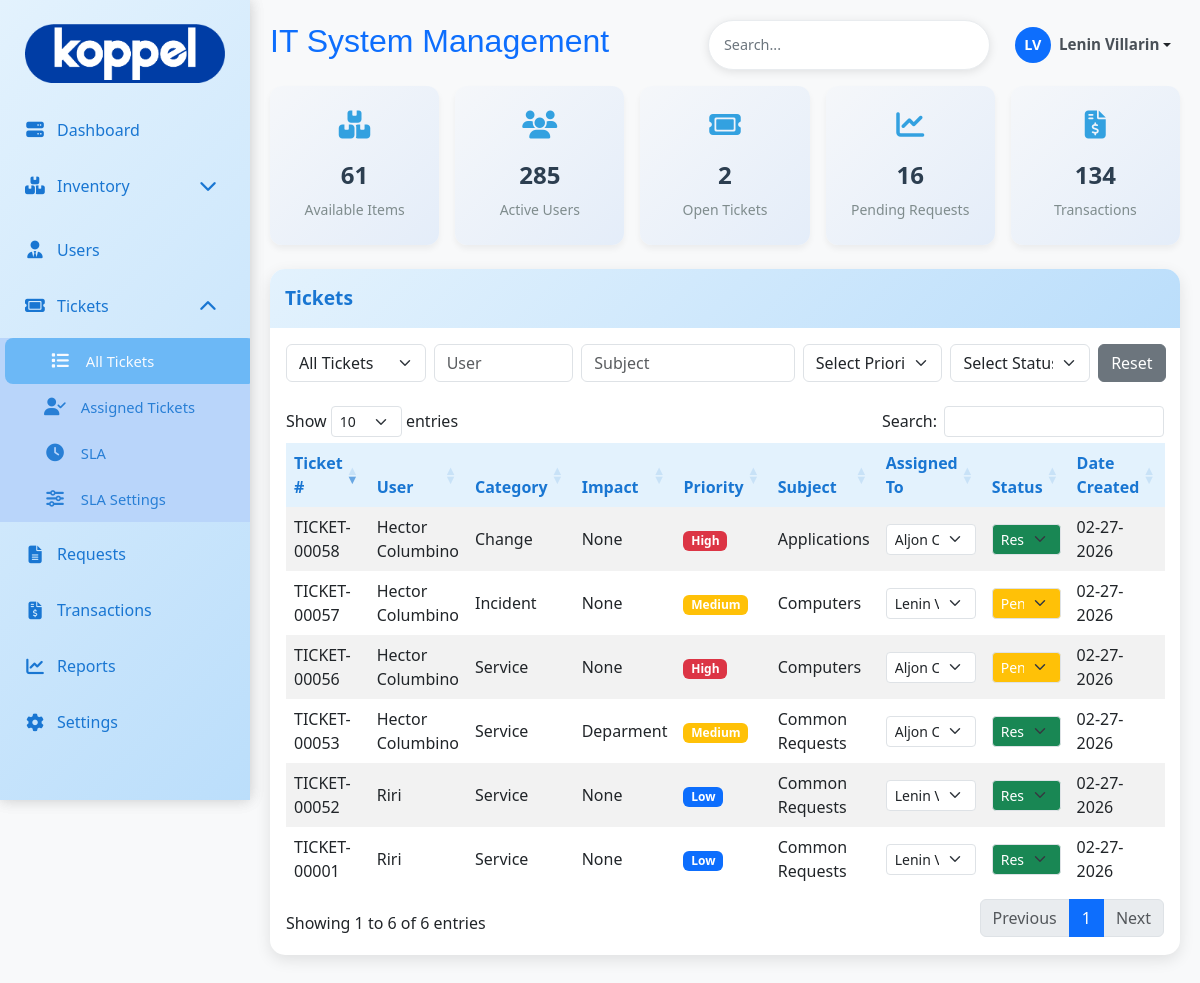
/admin/tickets.php (signed in), run on the app's committed database.
### tables this page shows
CREATE TABLE `ticket_tb` (
  `ticket_id` int(11) NOT NULL,
  `ticket_number` varchar(20) DEFAULT NULL,
  `user_id` int(11) DEFAULT NULL,
  `fullname` varchar(100) DEFAULT NULL,
  `email` varchar(100) DEFAULT NULL,
  `company` varchar(100) DEFAULT NULL,
  `department` varchar(100) DEFAULT NULL,
  `priority` varchar(50) NOT NULL,
  `urgency` varchar(50) NOT NULL,
  `impact` varchar(70) NOT NULL,
  `ticket_category` varchar(20) DEFAULT NULL,
  `subject` varchar(150) DEFAULT NULL,
  `subject_details` varchar(200) DEFAULT NULL,
  `issue` text DEFAULT NULL,
  `status` varchar(20) DEFAULT 'open',
  `date_created` timestamp NOT NULL DEFAULT current_timestamp(),
  `assigned_to` int(11) NOT NULL
);

CREATE TABLE `user_tb` (
  `user_id` int(11) NOT NULL,
  `emp_id` varchar(50) NOT NULL,
  `fullname` varchar(150) NOT NULL,
  `position` varchar(100) NOT NULL,
  `email` varchar(150) DEFAULT NULL,
  `department` varchar(100) DEFAULT NULL,
  `company` varchar(50) NOT NULL,
  `area` varchar(150) NOT NULL,
  `user_type` varchar(30) NOT NULL,
  `date_hired` timestamp NOT NULL DEFAULT current_timestamp() ON UPDATE current_timestamp(),
  `date_resigned` varchar(100) DEFAULT NULL,
  `created_at` timestamp NOT NULL DEFAULT current_timestamp(),
  `password` varchar(255) DEFAULT NULL,
  `is_active` tinyint(1) NOT NULL DEFAULT 1,
  `reset_token` varchar(255) DEFAULT NULL,
  `reset_token_expiry` datetime DEFAULT NULL
);

### admin/tickets.php (the view, shortened to what this page needs)
<?php
include 'db/db.php';
$adminId = $_SESSION['user_id'];
$admins = [];
$adminQuery = "
    SELECT user_id, fullname
    FROM user_tb
    WHERE user_type = 'admin'
    ORDER BY fullname ASC
";
$adminResult = $conn->query($adminQuery);
if ($adminResult && $adminResult->num_rows > 0) {
    while ($row = $adminResult->fetch_assoc()) {
        $admins[] = $row;
    }
}
$sql = "
SELECT
    t.*,
    u.fullname AS user_fullname,
    a.fullname AS assigned_admin
FROM ticket_tb t
LEFT JOIN user_tb u ON t.user_id = u.user_id
LEFT JOIN user_tb a
    ON t.assigned_to = a.user_id
    AND a.user_type = 'admin'
ORDER BY t.ticket_id DESC
";
$result = $conn->query($sql);
?>
<!DOCTYPE html>
<html lang="en">
<head>
<link href="https://cdn.jsdelivr.net/npm/bootstrap@5.3.0/dist/css/bootstrap.min.css" rel="stylesheet">
<link href="https://cdnjs.cloudflare.com/ajax/libs/font-awesome/6.4.0/css/all.min.css" rel="stylesheet">
<link href="asset/css/main.css" rel="stylesheet">
<link href="asset/css/menu.css" rel="stylesheet">
<link href="https://cdn.datatables.net/1.13.6/css/dataTables.bootstrap5.min.css" rel="stylesheet">
</head>
<body>
<div class="sidebar col-md-2" id="sidebar" style="height: 100vh; width: 250px;">
</div>
<div class="main-content" id="mainContent">
<?php include 'header.php'; ?>
<div class="card">
<div class="card-header">
    <span>Tickets</span>
</div>
<div class="card-body table-responsive">
<!-- <div class="d-flex flex-wrap gap-2 mb-3">
    <button class="btn btn-outline-primary status-filter active" data-status="">All</button>
    <button class="btn btn-outline-primary status-filter" data-status="waiting for support">Waiting for Support</button>
    <button class="btn btn-outline-primary status-filter" data-status="waiting for customer">Waiting for Customer</button>
    <button class="btn btn-outline-primary status-filter" data-status="in progress">In Progress</button>
    <button class="btn btn-outline-primary status-filter" data-status="pending">Pending</button>
    <button class="btn btn-outline-primary status-filter" data-status="escalated">Escalated</button>
    <button class="btn btn-outline-primary status-filter" data-status="resolved">Resolved</button>
    <button class="btn btn-outline-primary status-filter" data-status="canceled">Canceled</button>
    <button class="btn btn-outline-primary status-filter" data-status="closed">Closed</button>
</div> -->
<div class="row g-2">
   <div class="col-md-2">
         <select id="assignedFilter" class="form-select">
            <option value="all" selected>All Tickets</option>
        </select>
    </div>
    <div class="col-md-2">
        <input type="text" id="userFilter" class="form-control" placeholder="User">
    </div>
    <div class="col-md-3">
        <input type="text" id="subjectFilter" class="form-control" placeholder="Subject">
    </div>
        <div class="col-md-2">
        <select id="priorityFilter" class="form-select">
            <option value="">Select Priority</option>
        </select>
    </div>
    <div class="col-md-2">
        <select id="statusSelectFilter" class="form-select">
            <option value="">Select Status</option>
        </select>
    </div>
    <div class="col-md-1 d-grid">
        <button id="clearFilters" class="btn btn-secondary">
             Reset
        </button>
    </div>
</div><br>
<table id="ticketsTable" class="table table-hover table-striped">
<thead>
<tr>
    <th>Ticket #</th>
    <th>User</th>
    <th>Category</th>
    <th>Impact</th>
    <th>Priority</th>
    <th>Subject</th>
    <th style="width: 135px;">Assigned To</th>
    <th style="width: 160px;">Status</th>
    <th>Date Created</th>
</tr>
</thead>
<tbody >
<?php while ($ticket = $result->fetch_assoc()): ?>
<tr
    data-ticket-id="<?= $ticket['ticket_id'] ?>"
    data-status="<?= strtolower($ticket['status']) ?>"
    data-assigned="<?= $ticket['assigned_to'] == $adminId ? 'yes' : 'no' ?>">
    <td><?= htmlspecialchars($ticket['ticket_number']) ?></td>
    <td><?= htmlspecialchars($ticket['user_fullname']) ?></td>
    <td><?= ucfirst($ticket['ticket_category']) ?></td>
    <td><?= ucfirst($ticket['impact']) ?></td>
    <td>
        <span class="badge badge-priority-<?= strtolower($ticket['priority']) ?>">
            <?= ucfirst($ticket['priority']) ?>
        </span>
    </td>
    <td><?= htmlspecialchars($ticket['subject']) ?></td>
<td onclick="event.stopPropagation();" style="width:135px;">
    <select class="form-select form-select-sm assign-admin
            <?= empty($ticket['assigned_to']) ? 'select-unassigned' : '' ?>"
            data-ticket-id="<?= $ticket['ticket_id'] ?>"
            data-current="<?= $ticket['assigned_to'] ?>">
        <?php foreach ($admins as $admin): ?>
            <option value="<?= $admin['user_id'] ?>"
                <?= ($ticket['assigned_to'] == $admin['user_id']) ? 'selected' : '' ?>>
                <?= htmlspecialchars($admin['fullname']) ?>
            </option>
        <?php endforeach; ?>
    </select>
</td>
<?php
$statusFlow = [
    'waiting for support' => ['waiting for support','waiting for customer','in progress','escalated','pending','canceled','resolved'],
    'pending' => ['pending','waiting for support','in progress','canceled','resolved'],
    'waiting for customer' => ['waiting for customer','waiting for support','escalated','canceled','resolved'],
    'in progress' => ['in progress','pending','canceled','resolved'],
    'escalated' => ['escalated','in progress'],
    'canceled' => ['canceled','closed', 'reopened'],
    'resolved' => ['resolved','closed', 'reopened'],
    'reopened' => ['reopened','waiting for support','waiting for customer','in progress','escalated','pending','canceled','resolved'],
    'closed' => ['closed']
];
$currentStatus = strtolower($ticket['status']);
$allowedStatuses = $statusFlow[$currentStatus] ?? [$currentStatus];
?>
<td class="status-cell" onclick="event.stopPropagation();" style="width:150px;">
    <select class="form-select form-select-sm status-select status-<?= str_replace(' ', '-', $currentStatus) ?>"
            data-ticket-id="<?= $ticket['ticket_id'] ?>"
            data-current="<?= $currentStatus ?>">
        <?php foreach ($allowedStatuses as $statusOption): ?>
            <option value="<?= $statusOption ?>" <?= $statusOption == $currentStatus ? 'selected' : '' ?>>
                <?= ucwords($statusOption) ?>
            </option>
        <?php endforeach; ?>
    </select>
</td>
    <td><?= date('m-d-Y', strtotime($ticket['date_created'])) ?></td>
</tr>
<?php endwhile; ?>
</tbody>
</table>
</div>
</div>
</div>
</body>
</html>

### admin/asset/css/main.css (style rules this page uses)
:root { --light-blue: #e3f2fd; --medium-blue: #bbdefb; --dark-blue: #90caf9; --accent-blue: #64b5f6; --text-blue: #1976d2; }
body { background-color: #f8f9fa; font-family: 'Segoe UI', Tahoma, Geneva, Verdana, sans-serif; }
.sidebar { background: linear-gradient(135deg, var(--light-blue), var(--medium-blue)); min-height: 100vh; box-shadow: 0 0 15px rgba(0,0,0,0.1); position: fixed; top: 0; left: 0; z-index: 1000; transition: all 0.3s ease; }
.main-content { margin-left: 250px; padding: 20px; transition: margin-left 0.3s ease; }
.card { border: none; border-radius: 15px; box-shadow: 0 5px 15px rgba(0,0,0,0.1); margin-bottom: 10px; background: white; transition: transform 0.3s ease; }
.card-header { background: linear-gradient(135deg, var(--light-blue), var(--medium-blue)); border-bottom: none; padding: 15px; border-radius: 15px 15px 0 0 !important; color: var(--text-blue); font-weight: 600; font-size: 1.2rem; }
.table th { background-color: var(--light-blue); color: var(--text-blue); font-weight: 600; border: none; }
.table td { vertical-align: middle; border: none; }

### admin/tickets.php (style rules this page uses)
.badge-priority-high { background-color: #dc3545; }
.badge-priority-medium { background-color: #ffc107; }
.badge-priority-low { background-color: #0d6efd; }
.status-pending { background-color: #ffc107; color: white; }
.status-resolved { background-color: #198754; color: white; }

### admin/sidebar.php (style rules this page uses)
.sidebar { height: 100vh; width: 250px; background-color: #212529; overflow-y: auto; overflow-x: hidden; scrollbar-width: none; -ms-overflow-style: none; }

### data on the page
ticket_tb: ticket_number "TICKET-00058", user.fullname "Hector Columbino", ticket_category "Change", impact "None", priority "High", subject "Applications", assigned_to+ticket_id "Aljon Cardeno", status+ticket_id "Resolved", date_created "02-27-2026"
ticket_tb: ticket_number "TICKET-00057", user.fullname "Hector Columbino", ticket_category "Incident", impact "None", priority "Medium", subject "Computers", assigned_to+ticket_id "Lenin Villarin", status+ticket_id "Pending", date_created "02-27-2026"
ticket_tb: ticket_number "TICKET-00056", user.fullname "Hector Columbino", ticket_category "Service", impact "None", priority "High", subject "Computers", assigned_to+ticket_id "Aljon Cardeno", status+ticket_id "Pending", date_created "02-27-2026"
ticket_tb: ticket_number "TICKET-00053", user.fullname "Hector Columbino", ticket_category "Service", impact "Deparment", priority "Medium", subject "Common Requests", assigned_to+ticket_id "Aljon Cardeno", status+ticket_id "Resolved", date_created "02-27-2026"
ticket_tb: ticket_number "TICKET-00052", user.fullname "Riri", ticket_category "Service", impact "None", priority "Low", subject "Common Requests", assigned_to+ticket_id "Lenin Villarin", status+ticket_id "Resolved", date_created "02-27-2026"
ticket_tb: ticket_number "TICKET-00001", user.fullname "Riri", ticket_category "Service", impact "None", priority "Low", subject "Common Requests", assigned_to+ticket_id "Lenin Villarin", status+ticket_id "Resolved", date_created "02-27-2026"

### other printed values
substr($initials, 0, 2) "LV"
$_SESSION['fullname'] "Lenin Villarin"
$itemCount "61"
$userCount "285"
$ticketCount "2"
$requestCount "16"
$transactionCount "134"
